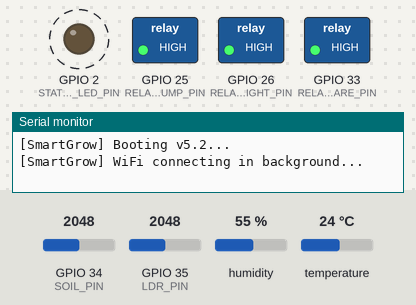
A sketch run on a simulated ESP32. On the bench: switched loads named in the sketch (green lamp = pin HIGH), output pins drawn as LEDs (lit = HIGH), the last lines printed to the serial monitor. Dashed ring = blinking. Inputs (shaded band) come from the test bench; at power-on: GPIO 34 (SOIL_PIN) = 2048, GPIO 35 (LDR_PIN) = 2048, humidity 55 %, temperature 24 °C. WiFi joins after 1.5 s; servers stay silent unless stated; uploads are accepted with an empty reply.

Above: at 1.4 s.
1.5 s: GPIO 34 (SOIL_PIN) set to 2199
4.0 s: GPIO 34 (SOIL_PIN) set to 2309
At 6.3 s:
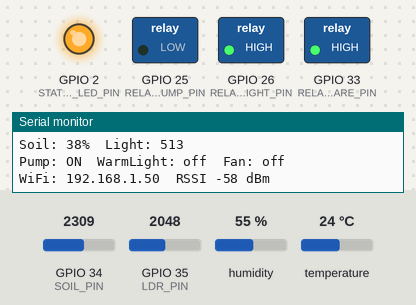
6.7 s: GPIO 35 (LDR_PIN) set to 2832
8.9 s: GPIO 35 (LDR_PIN) set to 2918
At 11.6 s:
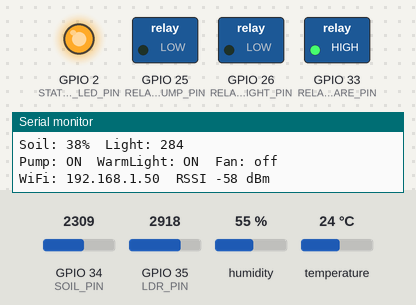
11.9 s: GPIO 34 (SOIL_PIN) set to 1228
At 14.1 s:
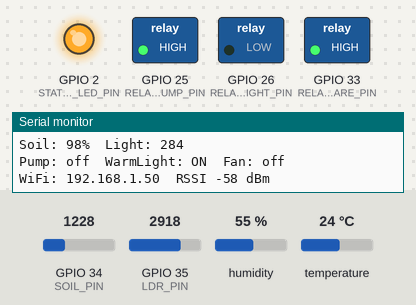
Timing chart, 0 to 15.6 s (numbered marks = the images above; inputs shaded):
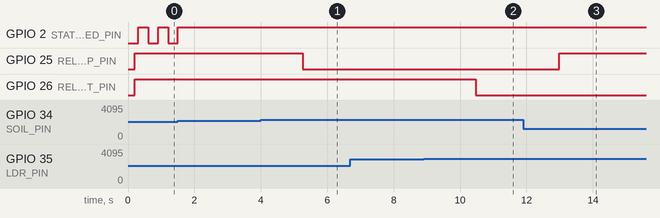

Measured:
- the behaviour switches between 2262 and 2263 on GPIO 34 (SOIL_PIN) (found by bisection; images 0 and 1)
- the behaviour switches between 2860 and 2861 on GPIO 35 (LDR_PIN) (found by bisection; images 1 and 2)
- after the input at 4.0 s, GPIO 25 (RELAY_PUMP_PIN): HIGH → LOW after 1.3 s
- after the input at 8.9 s, GPIO 26 (RELAY_LIGHT_PIN): HIGH → LOW after 1.6 s
- after the input at 11.9 s, GPIO 25 (RELAY_PUMP_PIN): LOW → HIGH after 1.1 s

The sketch:

SmartGrow_ESP32.ino
```cpp
/*
  SmartGrow_ESP32.ino  (v5.2)
  ESP32 greenhouse controller for the SmartGrow dashboard.

  HARDWARE
    DHT11 (temp/humidity), soil moisture sensor, light sensor (LDR, analog),
    4-channel relay: IN1 = 12V pump, IN2 = warm light, IN3 = 12V fan, IN4 = spare.
    Pins are all in config.h.

  WHAT IT DOES
    - Reads sensors, runs automation LOCALLY (works even with no WiFi).
    - FAIL-SAFE: if a sensor looks disconnected, the device that depends on
      it is forced OFF immediately.
    - Pump safety: max run time + cooldown, so it can never run away.
    - Reports to the dashboard with POST /update every few seconds.
    - WiFi self-heals; sensor/automation loop is never blocked by WiFi.

  JSON SENT TO POST /update (matches app.py — unchanged from v5.1)
    temperature, humidity, soil_moisture, light  (omitted when that sensor is down)
    dht_connected, soil_connected, light_connected
    fan, water_pump, grow_light   ("ON"/"OFF")  <- grow_light = the warm light relay

  LIBRARIES (Arduino IDE -> Tools -> Manage Libraries)
    - "DHT sensor library" by Adafruit (accept "Adafruit Unified Sensor" too)
    ArduinoJson is NOT needed any more.
  Board package: "esp32" by Espressif (Boards Manager).
*/

#include <WiFi.h>
#include <WiFiClientSecure.h>
#include <HTTPClient.h>
#include <DHT.h>
#include "config.h"

DHT dht(DHT_PIN, DHT_TYPE);

// ---- Live state ----
float temperatureC = 0.0f;
float humidityPct  = 0.0f;
int   soilPct      = 0;
int   lightLevel   = 0;

bool dhtConnected   = false;
bool soilConnected  = false;
bool lightConnected = false;

bool pumpOn      = false;
bool growLightOn = false;   // the warm light
bool fanOn       = false;

// valid = we have received at least one good reading since boot / recovery
bool soilValid  = false;
bool lightValid = false;

int dhtFailCount  = 0;
int soilRailCount = 0;
int ldrRailCount  = 0;

// Time each relay last changed. Initialised "long ago" so the first
// switch after boot is allowed immediately (unsigned wrap-around is intended).
unsigned long fanChangedAt   = (unsigned long)(0UL - (unsigned long)MIN_RELAY_HOLD_MS);
unsigned long pumpChangedAt  = (unsigned long)(0UL - (unsigned long)MIN_RELAY_HOLD_MS);
unsigned long lightChangedAt = (unsigned long)(0UL - (unsigned long)MIN_RELAY_HOLD_MS);

bool pumpInCooldown = false;
unsigned long pumpCooldownStart = 0;

unsigned long lastSensorRead  = 0;
unsigned long lastServerPost  = 0;
unsigned long lastWifiAttempt = 0;
unsigned long wifiDownSince   = 0;   // 0 = WiFi currently up
int lowHeapCount = 0;
int postFailCount = 0;

// ---------------------------------------------------------------------------
// Relay helper: handles active-LOW / active-HIGH boards
// ---------------------------------------------------------------------------
void setRelay(uint8_t pin, bool on) {
  bool level = RELAY_ACTIVE_LOW ? !on : on;
  digitalWrite(pin, level ? HIGH : LOW);
}

void writeAllRelays() {
  setRelay(RELAY_PUMP_PIN,  pumpOn);
  setRelay(RELAY_LIGHT_PIN, growLightOn);
  setRelay(RELAY_FAN_PIN,   fanOn);
  setRelay(RELAY_SPARE_PIN, false);   // spare channel always OFF
}

// ---------------------------------------------------------------------------
void onWiFiEvent(WiFiEvent_t event, WiFiEventInfo_t info) {
  switch (event) {
    case ARDUINO_EVENT_WIFI_STA_DISCONNECTED:
      // Reason codes: 2=auth expired, 15/204=handshake timeout, 201=AP not found,
      // 200=beacon timeout (weak signal), 202=auth fail (wrong password)
      Serial.printf("[WiFi] Disconnected, reason code %d\n", info.wifi_sta_disconnected.reason);
      break;
    case ARDUINO_EVENT_WIFI_STA_GOT_IP:
      Serial.printf("[WiFi] Connected. IP %s  RSSI %d dBm\n",
                    WiFi.localIP().toString().c_str(), WiFi.RSSI());
      break;
    default:
      break;
  }
}

void startWiFi() {
  WiFi.persistent(false);          // don't wear out flash on every begin()
  WiFi.mode(WIFI_STA);
  WiFi.setSleep(false);            // modem-sleep causes random dropouts/latency
  WiFi.setAutoReconnect(true);
  WiFi.onEvent(onWiFiEvent);
  WiFi.begin(WIFI_SSID, WIFI_PASSWORD);
  Serial.println("[SmartGrow] WiFi connecting in background...");
}

// ---------------------------------------------------------------------------
void setup() {
  Serial.begin(115200);
  delay(200);
  Serial.println("\n[SmartGrow] Booting v5.2...");

  pinMode(RELAY_PUMP_PIN, OUTPUT);
  pinMode(RELAY_LIGHT_PIN, OUTPUT);
  pinMode(RELAY_FAN_PIN, OUTPUT);
  pinMode(RELAY_SPARE_PIN, OUTPUT);
  pinMode(STATUS_LED_PIN, OUTPUT);
  writeAllRelays();                // everything OFF until a real reading says otherwise

  pinMode(SOIL_PIN, INPUT);
  pinMode(LDR_PIN, INPUT);
  dht.begin();

  startWiFi();                     // non-blocking: automation starts immediately
}

// ---------------------------------------------------------------------------
void loop() {
  unsigned long now = millis();

  maintainWiFi(now);

  if (now - lastSensorRead >= SENSOR_READ_INTERVAL_MS) {
    lastSensorRead = now;
    readSensors();
    runAutomation(millis());
    printStatus();
  }

  if (now - lastServerPost >= SERVER_POST_INTERVAL_MS) {
    if (WiFi.status() == WL_CONNECTED) {
      postReading();
    } else {
      Serial.println("[SmartGrow] Skipping post, WiFi not connected.");
    }
    lastServerPost = millis();     // measured AFTER the post so a slow post never causes back-to-back posts
  }

  // Status LED: solid = WiFi up, blinking = WiFi down.
  digitalWrite(STATUS_LED_PIN, WiFi.status() == WL_CONNECTED ? HIGH : (((millis() / 300) % 2) ? HIGH : LOW));

  delay(20);                       // let WiFi/idle tasks run
}

// ---------------------------------------------------------------------------
// WiFi supervision (never blocks)
// ---------------------------------------------------------------------------
void maintainWiFi(unsigned long now) {
  if (WiFi.status() == WL_CONNECTED) {
    wifiDownSince = 0;
    return;
  }

  if (wifiDownSince == 0) wifiDownSince = (now == 0) ? 1 : now;

#if WIFI_REBOOT_AFTER_MS > 0
  if (now - wifiDownSince >= (unsigned long)WIFI_REBOOT_AFTER_MS) {
    Serial.println("[SmartGrow] WiFi down too long, rebooting to recover the radio.");
    delay(100);
    ESP.restart();
  }
#endif

  if (now - lastWifiAttempt >= (unsigned long)WIFI_RECONNECT_INTERVAL_MS) {
    lastWifiAttempt = now;
    Serial.println("[SmartGrow] WiFi down, reconnecting...");
    WiFi.disconnect();
    WiFi.begin(WIFI_SSID, WIFI_PASSWORD);
  }
}

// ---------------------------------------------------------------------------
// Sensors
// ---------------------------------------------------------------------------
int readAnalogAveraged(uint8_t pin) {
  long sum = 0;
  for (int i = 0; i < ADC_SAMPLES; i++) {
    sum += analogRead(pin);
    delayMicroseconds(200);
  }
  return (int)(sum / ADC_SAMPLES);
}

void readSensors() {
  // --- DHT11 --- a single failed read is normal; only call it
  // disconnected after several in a row. Out-of-range values are rejected
  // because the server answers HTTP 400 to them (which would make the whole
  // dashboard look offline).
  float h = dht.readHumidity();
  float t = dht.readTemperature();
  bool dhtOk = !(isnan(h) || isnan(t)) && t >= -40.0f && t <= 80.0f && h >= 0.0f && h <= 100.0f;
  if (dhtOk) {
    dhtFailCount = 0;
    temperatureC = t;
    humidityPct  = h;
    dhtConnected = true;
  } else {
    if (dhtFailCount < 1000) dhtFailCount++;
    if (dhtFailCount >= DHT_FAIL_THRESHOLD) dhtConnected = false;
  }

  // --- Soil moisture --- a reading pinned at either end of the ADC
  // range for several reads in a row means unplugged/shorted.
  int soilRaw = readAnalogAveraged(SOIL_PIN);
  bool soilRail = (soilRaw <= 5 || soilRaw >= 4090);
  if (soilRail) {
    if (soilRailCount < 1000) soilRailCount++;
  } else {
    soilRailCount = 0;
    long pct = map(soilRaw, SOIL_RAW_DRY, SOIL_RAW_WET, 0, 100);
    soilPct = (int)constrain(pct, 0L, 100L);
    soilValid = true;
  }
  soilConnected = soilValid && (soilRailCount < RAIL_COUNT_THRESHOLD);

  // --- Light sensor --- the dark end of the scale is a LEGITIMATE reading
  // (a dark greenhouse must turn the warm light ON), so only the opposite
  // end of the scale counts as a fault.
  int ldrRaw = readAnalogAveraged(LDR_PIN);
  bool darkIsHigh = (LDR_RAW_DARK > LDR_RAW_BRIGHT);
  bool ldrFault = darkIsHigh ? (ldrRaw <= 5) : (ldrRaw >= 4090);
  if (ldrFault) {
    if (ldrRailCount < 1000) ldrRailCount++;
  } else {
    ldrRailCount = 0;
    long level = map(ldrRaw, LDR_RAW_DARK, LDR_RAW_BRIGHT, 0, 1000);
    lightLevel = (int)constrain(level, 0L, 1000L);
    lightValid = true;
  }
  lightConnected = lightValid && (ldrRailCount < RAIL_COUNT_THRESHOLD);
}

// ---------------------------------------------------------------------------
// Automation
// ---------------------------------------------------------------------------
void changeState(bool &state, bool next, unsigned long &changedAt, unsigned long now) {
  if (state != next) {
    state = next;
    changedAt = now;
  }
}

void runAutomation(unsigned long now) {
  // ---- Fan <- temperature ----
  if (!dhtConnected) {
    changeState(fanOn, false, fanChangedAt, now);            // fail-safe, immediate
  } else {
    bool want = fanOn;
    if (temperatureC >= TEMP_FAN_ON_C)       want = true;
    else if (temperatureC <= TEMP_FAN_OFF_C) want = false;
    if (want != fanOn && (now - fanChangedAt) >= (unsigned long)MIN_RELAY_HOLD_MS) {
      changeState(fanOn, want, fanChangedAt, now);
    }
  }

  // ---- Warm light <- ambient light ----
  if (!lightConnected) {
    changeState(growLightOn, false, lightChangedAt, now);    // fail-safe, immediate
  } else {
    bool want = growLightOn;
    if (lightLevel < LIGHT_GROWLIGHT_ON)        want = true;
    else if (lightLevel >= LIGHT_GROWLIGHT_OFF) want = false;
    if (want != growLightOn && (now - lightChangedAt) >= (unsigned long)MIN_RELAY_HOLD_MS) {
      changeState(growLightOn, want, lightChangedAt, now);
    }
  }

  // ---- Pump <- soil moisture, with max-run + cooldown ----
  if (!soilConnected) {
    changeState(pumpOn, false, pumpChangedAt, now);          // fail-safe, immediate
    pumpInCooldown = false;
  } else if (pumpOn) {
    if (soilPct >= SOIL_PUMP_OFF_PCT) {
      changeState(pumpOn, false, pumpChangedAt, now);        // target reached, stop at once
    } else if ((now - pumpChangedAt) >= (unsigned long)PUMP_MAX_RUN_MS) {
      changeState(pumpOn, false, pumpChangedAt, now);        // ran long enough, let water soak in
      pumpInCooldown = true;
      pumpCooldownStart = now;
      Serial.println("[SmartGrow] Pump max run reached, resting.");
    }
  } else {
    if (pumpInCooldown && (now - pumpCooldownStart) >= (unsigned long)PUMP_COOLDOWN_MS) {
      pumpInCooldown = false;
    }
    if (!pumpInCooldown && soilPct <= SOIL_PUMP_ON_PCT &&
        (now - pumpChangedAt) >= (unsigned long)MIN_RELAY_HOLD_MS) {
      changeState(pumpOn, true, pumpChangedAt, now);
    }
  }

  writeAllRelays();
}

// ---------------------------------------------------------------------------
// Reporting to the dashboard
// ---------------------------------------------------------------------------
bool postReading() {
  if (SERVER_USE_HTTPS && ESP.getMaxAllocHeap() < (size_t)MIN_HEAP_FOR_TLS) {
    Serial.printf("[SmartGrow] Low memory (%u), skipping post.\n", (unsigned)ESP.getMaxAllocHeap());
    if (++lowHeapCount >= 10) {
      Serial.println("[SmartGrow] Memory stayed low, rebooting.");
      delay(100);
      ESP.restart();
    }
    return false;
  }
  lowHeapCount = 0;

  String payload;
  payload.reserve(300);
  payload = "{";
  if (dhtConnected) {
    payload += "\"temperature\":" + String(temperatureC, 1) + ",";
    payload += "\"humidity\":" + String(humidityPct, 1) + ",";
  }
  if (soilConnected)  payload += "\"soil_moisture\":" + String(soilPct) + ",";
  if (lightConnected) payload += "\"light\":" + String(lightLevel) + ",";
  payload += String("\"dht_connected\":") + (dhtConnected ? "true" : "false") + ",";
  payload += String("\"soil_connected\":") + (soilConnected ? "true" : "false") + ",";
  payload += String("\"light_connected\":") + (lightConnected ? "true" : "false") + ",";
  payload += String("\"fan\":\"") + (fanOn ? "ON" : "OFF") + "\",";
  payload += String("\"water_pump\":\"") + (pumpOn ? "ON" : "OFF") + "\",";
  payload += String("\"grow_light\":\"") + (growLightOn ? "ON" : "OFF") + "\"}";

  HTTPClient http;
  WiFiClientSecure secureClient;   // fresh client every post (reusing one goes stale on ESP32)
  WiFiClient plainClient;
  bool began;

  if (SERVER_USE_HTTPS) {
    secureClient.setInsecure();    // no certificate validation: simplest for a hobby device
    began = http.begin(secureClient, String("https://") + SERVER_HOST + UPDATE_PATH);
  } else {
    began = http.begin(plainClient, String("http://") + SERVER_HOST + ":" + String(SERVER_PORT) + UPDATE_PATH);
  }

  if (!began) {
    Serial.println("[SmartGrow] http.begin() failed, check SERVER_HOST/PORT in config.h.");
    return false;
  }

  http.setReuse(false);
  http.setConnectTimeout(HTTP_CONNECT_TIMEOUT_MS);
  http.setTimeout(HTTP_RESPONSE_TIMEOUT_MS);
  http.addHeader("Content-Type", "application/json");
  if (strlen(API_KEY) > 0) {
    http.addHeader("X-API-Key", API_KEY);
  }

  int status = http.POST(payload);
  bool ok = (status == 200);

  if (ok) {
    postFailCount = 0;
    Serial.println("[SmartGrow] POST OK (200)");
  } else if (status > 0) {
    postFailCount++;
    Serial.printf("[SmartGrow] POST -> HTTP %d: %s\n", status, http.getString().c_str());
    if (status == 401) Serial.println("[SmartGrow] 401: API_KEY in config.h does not match SMARTGROW_API_KEY on the server.");
  } else {
    postFailCount++;
    Serial.printf("[SmartGrow] POST failed: %s  (RSSI %d dBm, free heap %u)\n",
                  http.errorToString(status).c_str(), WiFi.RSSI(), (unsigned)ESP.getFreeHeap());
  }

  http.end();
  secureClient.stop();
  plainClient.stop();
  return ok;
}

// ---------------------------------------------------------------------------
void printStatus() {
  Serial.println("-------------------------------------------");
  if (dhtConnected) Serial.printf("Temp: %.1fC  Hum: %.0f%%\n", temperatureC, humidityPct);
  else              Serial.println("Temp: OFFLINE  Hum: OFFLINE");

  if (soilConnected)  Serial.printf("Soil: %d%%", soilPct);  else Serial.print("Soil: OFFLINE");
  if (lightConnected) Serial.printf("  Light: %d\n", lightLevel); else Serial.println("  Light: OFFLINE");

  Serial.printf("Pump: %s  WarmLight: %s  Fan: %s%s\n",
                pumpOn ? "ON" : "off", growLightOn ? "ON" : "off", fanOn ? "ON" : "off",
                pumpInCooldown ? "  (pump resting)" : "");
  if (WiFi.status() == WL_CONNECTED) Serial.printf("WiFi: %s  RSSI %d dBm\n", WiFi.localIP().toString().c_str(), WiFi.RSSI());
  else                               Serial.println("WiFi: disconnected");
}
```

Source omitted: config.h (6182 bytes)
